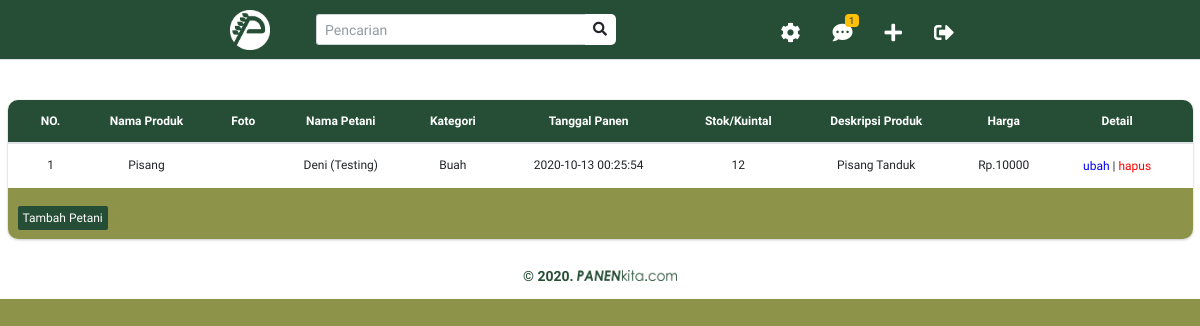
The page /index.php/admin/kelolaproduk on the database as committed earlier.
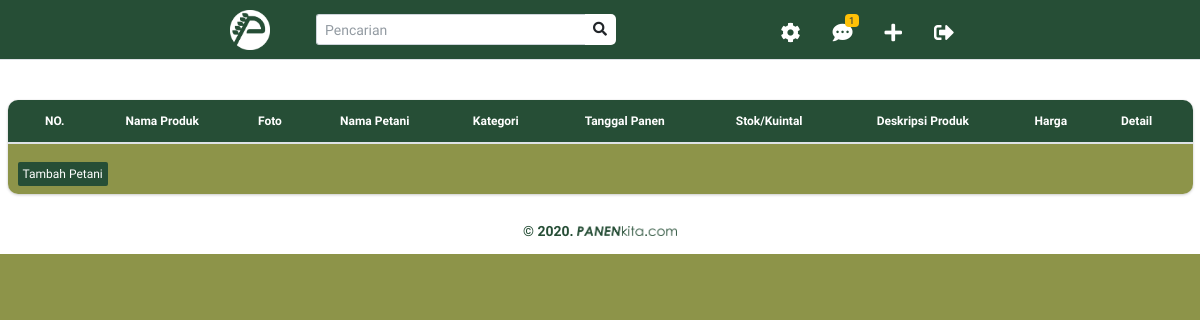
The same page on the database as committed later.
### tables this page shows
CREATE TABLE `produk`  (
  `id_produk` smallint(6) NOT NULL,
  `nama_produk` varchar(100) NULL DEFAULT NULL,
  `foto_produk` longblob NULL,
  `tanggal_panen` datetime(0) NULL DEFAULT NULL,
  `stok_produk` int(11) NULL DEFAULT NULL,
  `deskripsi_produk` varchar(300) NULL DEFAULT NULL,
  `harga_produk` int(20) NULL DEFAULT NULL,
  PRIMARY KEY (`id_produk`) USING BTREE
);

### application/controllers/admin.php (called while the page is built, shortened)
<?php
class Admin extends CI_Controller
{
    function __construct()
    {
        $this->load->model(array('M_kategori', 'M_petani', 'M_produk', 'M_admin'));
    }
    public function kelolaproduk()
    {
        $data['listproduk'] = $this->M_admin->getAllproduk();
        $this->load->view('admin/kelola_produk',$data);
    }
}

### index.php (called while the page is built, shortened)
<?php
require_once BASEPATH.'core/CodeIgniter.php';

### application/models/M_admin.php (called while the page is built, shortened)
<?php
class M_admin extends CI_Model
{
	public function getAllproduk()
	{
		$this->db->select('*');
		$this->db->from('produk');
		$query = $this->db->get();
		return $query->result();
	}
}

### application/views/admin/kelola_produk.php (the view, shortened to what this page needs)
<div class="container-fluid">
    <div class="row" style="background-color:white;padding-top: 100px;">
        <div class="col-12">
            <div class="card" style="border-radius: 10px;">
                <div class="card-body table-responsive p-0" style="text-align:center; border-radius: 10px 10px 0px 0px;font-size:12px;">
                    <table class="table">
                        <thead>
                            <tr>
                            <th style="background: #264E36; color:#ffffff;">NO.</th>
                                <th style="background: #264E36; color:#ffffff;">Nama Produk</th>
                                <th style="background: #264E36; color:#ffffff;">Foto</th>
                                <th style="background: #264E36; color:#ffffff;">Nama Petani</th>
                                <th style="background: #264E36; color:#ffffff;">Kategori</th>
                                <th style="background: #264E36; color:#ffffff;">Tanggal Panen</th>
                                <th style="background: #264E36; color:#ffffff;">Stok/Kuintal</th>
                                <th style="background: #264E36; color:#ffffff;">Deskripsi Produk</th>
                                <th style="background: #264E36; color:#ffffff;">Harga</th>
                                <th style="background: #264E36; color:#ffffff;">Detail</th>
                            </tr>
                        </thead>
                        <tbody>
                            <?php foreach ($listproduk as $key ): ?>
                                <tr>
                                    <td><?= $key->id_produk; ?></td>
                                    <td><?= $key->nama_produk; ?></td>
                                    <td><?= $key->foto_produk; ?></td>
                                    <td><?= $key->nama_petani; ?></td>
                                    <td><?= $key->name_kategori; ?></td>
                                    <td><?= $key->tanggal_panen; ?></td>
                                    <td><?= $key->stok_produk; ?></td>
                                    <td><?= $key->deskripsi_produk; ?></td>
                                    <td><?= "Rp.".$key->harga_produk; ?></td>
                                    <td>
                                        <a style="color: blue;" href="#"> ubah</a> |
                                        <a style="color: red;" href="#"> hapus</a>
                                    </td>
                                </tr>
                            <?php endforeach ?>
                        </tbody>
                    </table>
                </div>
                <div style="color: #ffffff; border-radius: 0px 0px 10px 10px; background-color: #8d9449; padding: 20px 10px 10px 10px; font-size:12px;">
                    <a style=" border-radius: 2px 2px 2px 2px; font-size:12px; padding: 5px 5px 5px 5px; background-color: #264E36; color: #ffffff;" href="<?= site_url('Admin/tambahproduk'); ?>">Tambah Petani</a>
                </div>
            </div>
            <center style="font-size:14px;padding:10px;">
                <p style="color:#264E36;"><b>&copy; 2020.</b> <img src=" <?= base_url('assets/img/logo/text_eden_logo.png'); ?>" alt="" class="img-fluid" width="100px" style="margin-top:-3px;"></p>
            </center>
        </div>
    </div>
</div>

Rows that differ between the two databases and show on the page:
removed produk: id_produk "1", nama_produk "Pisang", nama_petani "Deni (Testing)", name_kategori "Buah", tanggal_panen "2020-10-13 00:25:54", stok_produk "12", deskripsi_produk "Pisang Tanduk", harga_produk "10000"
